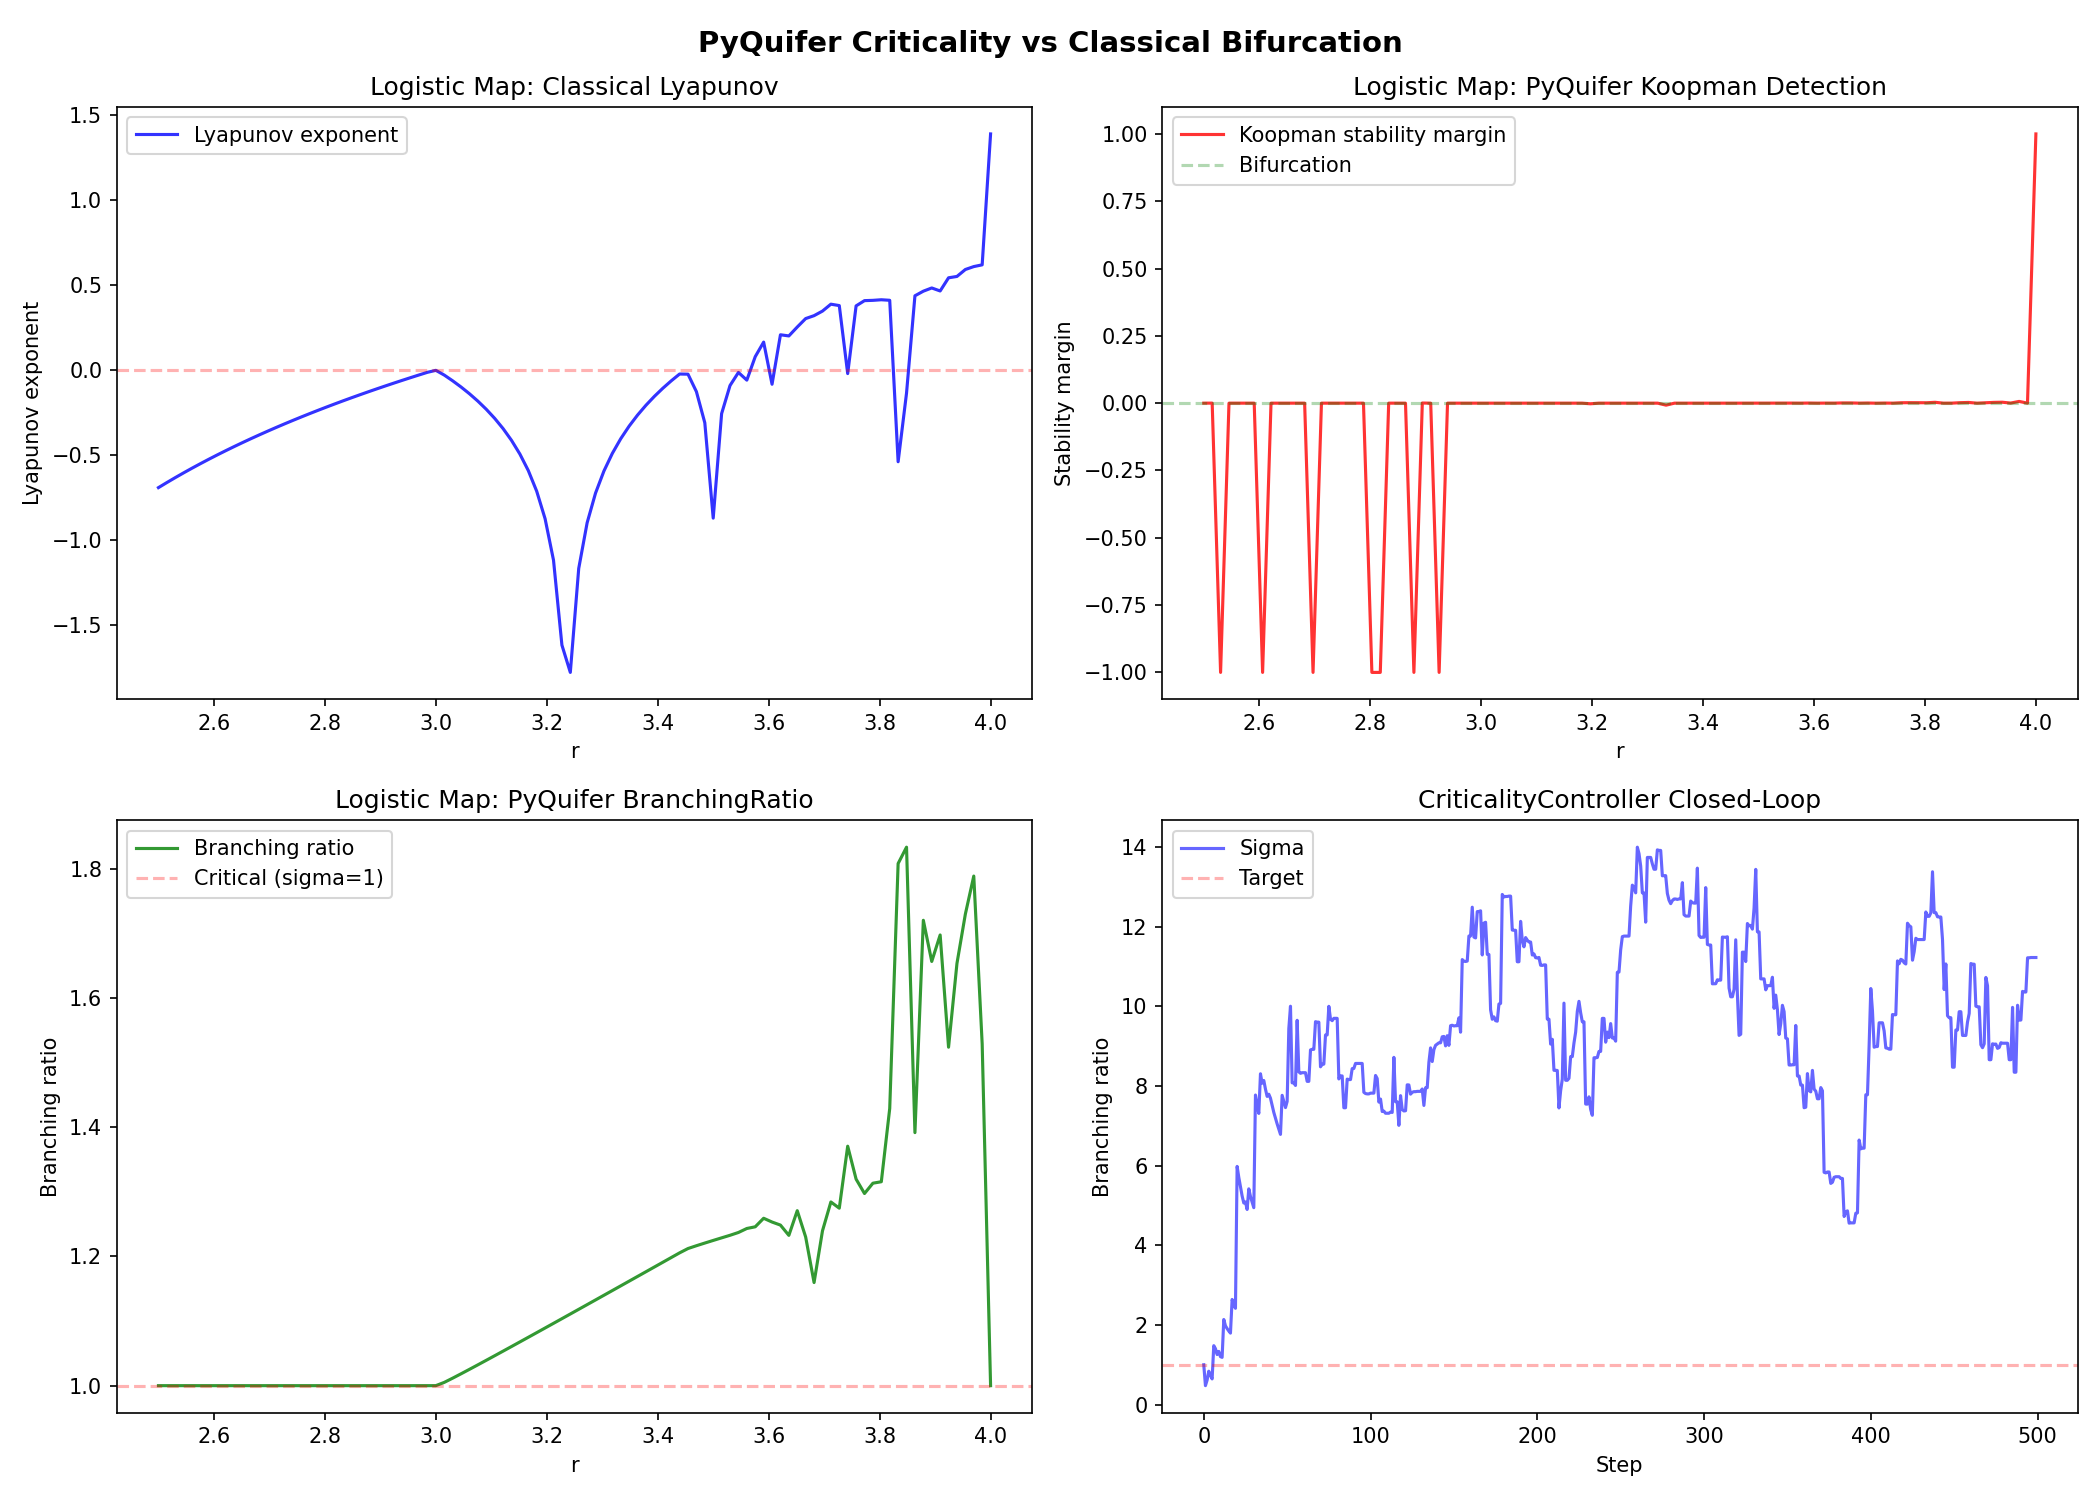

Reproduce this figure in Python.
"""
Benchmark: PyQuifer Criticality Detection vs Classical Bifurcation Analysis

Compares PyQuifer's online criticality detection (AvalancheDetector, BranchingRatio,
KoopmanBifurcationDetector, CriticalityController) against classical bifurcation
analysis methods (Jacobian eigenvalues, fixed-point continuation).

Reference: Julia bifurcation continuation code (Barr2016, Rata2018, Yao2008)
reimplemented here as Python/NumPy reference for fair comparison.

Benchmark sections:
  1. Saddle-Node Bifurcation Detection (1D: x' = r + x^2)
  2. Hopf Bifurcation Detection (2D: oscillatory onset)
  3. Logistic Map (Period-Doubling Route to Chaos)
  4. CriticalityController Closed-Loop Test
  5. Architecture Feature Comparison

Usage:
  python bench_bifurcation.py           # Full suite with console output + plots
  pytest bench_bifurcation.py -v        # Just the tests
"""

import sys
import os
import time
import math
from dataclasses import dataclass, field
from typing import List, Dict, Optional, Tuple
from contextlib import contextmanager

import numpy as np
import torch
import torch.nn as nn

# Add PyQuifer to path
sys.path.insert(0, os.path.join(os.path.dirname(__file__), '..', '..', 'src'))

from pyquifer.criticality import (
    AvalancheDetector,
    BranchingRatio,
    CriticalityController,
    HomeostaticRegulator,
    KoopmanBifurcationDetector,
)


# ============================================================================
# Section 1: Classical Bifurcation Analysis (Reference Implementation)
# ============================================================================

def jacobian_eigenvalues_1d(f, x, r, eps=1e-6):
    """Compute Jacobian eigenvalue for 1D system f(x, r).
    Returns the derivative df/dx at the fixed point (= eigenvalue for 1D).
    """
    return (f(x + eps, r) - f(x - eps, r)) / (2 * eps)


def jacobian_eigenvalues_2d(f, x, r, eps=1e-6):
    """Compute Jacobian eigenvalues for 2D system f([x1, x2], r).
    Returns eigenvalues of the 2x2 Jacobian.
    """
    x = np.array(x, dtype=float)
    J = np.zeros((2, 2))
    for i in range(2):
        x_plus = x.copy()
        x_minus = x.copy()
        x_plus[i] += eps
        x_minus[i] -= eps
        J[:, i] = (np.array(f(x_plus, r)) - np.array(f(x_minus, r))) / (2 * eps)
    return np.linalg.eigvals(J)


def find_fixed_point_1d(f, r, x0=0.0, max_iter=100, tol=1e-8):
    """Newton's method to find x* where f(x*, r) = 0."""
    x = x0
    for _ in range(max_iter):
        fx = f(x, r)
        dfx = jacobian_eigenvalues_1d(f, x, r)
        if abs(dfx) < 1e-12:
            break
        x = x - fx / dfx
        if abs(f(x, r)) < tol:
            break
    return x


def continuation_1d(f, r_range, x0=0.0, num_points=200):
    """Parameter continuation: track fixed point as r varies.
    Returns arrays of (r, x*, eigenvalue).
    """
    rs = np.linspace(r_range[0], r_range[1], num_points)
    xs = []
    eigs = []
    x = x0
    for r in rs:
        x = find_fixed_point_1d(f, r, x0=x)
        eig = jacobian_eigenvalues_1d(f, x, r)
        xs.append(x)
        eigs.append(eig)
    return rs, np.array(xs), np.array(eigs)


@contextmanager
def timer():
    start = time.perf_counter()
    result = {'elapsed_ms': 0.0}
    yield result
    result['elapsed_ms'] = (time.perf_counter() - start) * 1000


# ============================================================================
# Section 2: Test Systems
# ============================================================================

def saddle_node(x, r):
    """Saddle-node bifurcation: x' = r + x^2.
    Bifurcation at r=0: two fixed points merge and disappear.
    For r < 0: two fixed points at x = +/- sqrt(-r)
    For r >= 0: no real fixed points
    """
    return r + x ** 2


def hopf_system(x, mu):
    """Hopf bifurcation in 2D: dx/dt = mu*x - y - x*(x^2+y^2),
    dy/dt = x + mu*y - y*(x^2+y^2).
    Bifurcation at mu=0: fixed point at origin loses stability.
    """
    x1, x2 = x[0], x[1]
    r2 = x1 ** 2 + x2 ** 2
    dx1 = mu * x1 - x2 - x1 * r2
    dx2 = x1 + mu * x2 - x2 * r2
    return [dx1, dx2]


def logistic_map(x, r):
    """Logistic map: x_{n+1} = r * x * (1 - x).
    Period-doubling cascade: period 1 -> 2 -> 4 -> 8 -> ... -> chaos.
    """
    return r * x * (1 - x)


# ============================================================================
# Section 3: Benchmark Functions
# ============================================================================

@dataclass
class BifurcationResult:
    """Results from a bifurcation detection benchmark."""
    system: str
    true_bifurcation_r: float
    classical_detected_r: float
    pyquifer_detected_r: float
    detection_error: float  # |pyquifer - true|
    classical_latency_ms: float
    pyquifer_latency_ms: float


def bench_saddle_node() -> BifurcationResult:
    """Test saddle-node bifurcation detection.
    System: x' = r + x^2. Bifurcation at r=0.
    """
    true_bif_r = 0.0

    # --- Classical: eigenvalue continuation ---
    with timer() as t_class:
        # Track the stable branch (x = -sqrt(-r) for r < 0)
        rs = np.linspace(-2.0, 0.5, 500)
        classical_bif_r = None
        for r in rs:
            if r < 0:
                x_fp = -math.sqrt(-r)  # stable fixed point
                eig = jacobian_eigenvalues_1d(saddle_node, x_fp, r)
                if eig > -0.01:  # eigenvalue approaching zero
                    classical_bif_r = r
                    break
            else:
                # No real fixed point exists
                classical_bif_r = r
                break

    if classical_bif_r is None:
        classical_bif_r = 0.5

    # --- PyQuifer: Koopman bifurcation detector ---
    # Simulate dynamics and feed states to detector
    detector = KoopmanBifurcationDetector(
        state_dim=1, buffer_size=200, delay_dim=10, rank=5, compute_every=5
    )

    with timer() as t_pq:
        pyquifer_bif_r = None
        x = -1.0  # start on stable branch
        dt = 0.01

        for r_val in np.linspace(-2.0, 0.5, 500):
            # Euler step: x' = r + x^2
            for _ in range(10):  # 10 sub-steps per parameter value
                dx = r_val + x ** 2
                x = x + dx * dt
                x = max(min(x, 10.0), -10.0)  # clamp

            state = torch.tensor([x], dtype=torch.float32)
            result = detector(state)

            if result['approaching_bifurcation'].item() and pyquifer_bif_r is None:
                pyquifer_bif_r = r_val

    if pyquifer_bif_r is None:
        pyquifer_bif_r = 0.5  # not detected

    return BifurcationResult(
        system='Saddle-Node (x\' = r + x^2)',
        true_bifurcation_r=true_bif_r,
        classical_detected_r=classical_bif_r,
        pyquifer_detected_r=pyquifer_bif_r,
        detection_error=abs(pyquifer_bif_r - true_bif_r),
        classical_latency_ms=t_class['elapsed_ms'],
        pyquifer_latency_ms=t_pq['elapsed_ms']
    )


def bench_hopf() -> BifurcationResult:
    """Test Hopf bifurcation detection.
    System: Supercritical Hopf. Bifurcation at mu=0.
    """
    true_bif_r = 0.0

    # --- Classical: eigenvalue analysis ---
    with timer() as t_class:
        mus = np.linspace(-1.0, 1.0, 400)
        classical_bif_r = None
        for mu in mus:
            eigs = jacobian_eigenvalues_2d(hopf_system, [0.0, 0.0], mu)
            if np.max(np.real(eigs)) > 0:
                classical_bif_r = mu
                break

    if classical_bif_r is None:
        classical_bif_r = 1.0

    # --- PyQuifer: Koopman detector on Hopf dynamics ---
    detector = KoopmanBifurcationDetector(
        state_dim=2, buffer_size=200, delay_dim=10, rank=5, compute_every=5
    )

    with timer() as t_pq:
        pyquifer_bif_r = None
        x = np.array([0.01, 0.01])  # near origin
        dt = 0.01

        for mu_val in np.linspace(-1.0, 1.0, 400):
            for _ in range(20):  # sub-steps
                f = hopf_system(x, mu_val)
                x = x + np.array(f) * dt

            state = torch.tensor(x, dtype=torch.float32)
            result = detector(state)

            if result['approaching_bifurcation'].item() and pyquifer_bif_r is None:
                pyquifer_bif_r = mu_val

    if pyquifer_bif_r is None:
        pyquifer_bif_r = 1.0

    return BifurcationResult(
        system='Hopf (supercritical, 2D)',
        true_bifurcation_r=true_bif_r,
        classical_detected_r=classical_bif_r,
        pyquifer_detected_r=pyquifer_bif_r,
        detection_error=abs(pyquifer_bif_r - true_bif_r),
        classical_latency_ms=t_class['elapsed_ms'],
        pyquifer_latency_ms=t_pq['elapsed_ms']
    )


@dataclass
class LogisticMapResult:
    """Results from logistic map benchmark."""
    r_values: np.ndarray
    branching_ratios: np.ndarray
    avalanche_counts: np.ndarray
    koopman_margins: np.ndarray
    lyapunov_exponents: np.ndarray  # classical reference


def bench_logistic_map() -> LogisticMapResult:
    """Track criticality metrics across the logistic map's bifurcation cascade.
    r < 3: stable fixed point. r ~ 3.449: period-4. r ~ 3.57: onset of chaos.
    """
    r_values = np.linspace(2.5, 4.0, 100)
    branching_ratios = []
    avalanche_counts = []
    koopman_margins = []
    lyapunov_exponents = []

    for r in r_values:
        # --- Classical: Lyapunov exponent ---
        x = 0.5
        lyap = 0.0
        for _ in range(200):  # burn-in
            x = logistic_map(x, r)
        for _ in range(500):
            x = logistic_map(x, r)
            deriv = abs(r * (1 - 2 * x))
            if deriv > 0:
                lyap += math.log(deriv)
        lyap /= 500
        lyapunov_exponents.append(lyap)

        # --- PyQuifer: BranchingRatio ---
        br = BranchingRatio(window_size=50)
        x = 0.5
        for _ in range(200):  # burn-in
            x = logistic_map(x, r)
        for _ in range(100):
            x = logistic_map(x, r)
            result = br(torch.tensor([x]))
        branching_ratios.append(result['branching_ratio'].item())

        # --- PyQuifer: AvalancheDetector ---
        ad = AvalancheDetector(activity_threshold=0.3, min_avalanche_size=1)
        x = 0.5
        for _ in range(200):
            x = logistic_map(x, r)
        for _ in range(200):
            x = logistic_map(x, r)
            ad(torch.tensor([x]))
        avalanche_counts.append(ad.num_avalanches.item())

        # --- PyQuifer: KoopmanBifurcationDetector ---
        kbd = KoopmanBifurcationDetector(
            state_dim=1, buffer_size=100, delay_dim=10, rank=3, compute_every=5
        )
        x = 0.5
        for _ in range(200):
            x = logistic_map(x, r)
        for _ in range(100):
            x = logistic_map(x, r)
            result = kbd(torch.tensor([x], dtype=torch.float32))
        koopman_margins.append(result['stability_margin'].item())

    return LogisticMapResult(
        r_values=r_values,
        branching_ratios=np.array(branching_ratios),
        avalanche_counts=np.array(avalanche_counts),
        koopman_margins=np.array(koopman_margins),
        lyapunov_exponents=np.array(lyapunov_exponents),
    )


@dataclass
class ControllerResult:
    """Results from CriticalityController closed-loop test."""
    sigma_trajectory: np.ndarray
    coupling_trajectory: np.ndarray
    converged_to_critical: bool
    convergence_step: int
    final_sigma: float


def bench_controller() -> ControllerResult:
    """Test CriticalityController's ability to drive a system to criticality.
    Uses a simple multiplicative process: x_{t+1} = coupling * x_t + noise.
    """
    controller = CriticalityController(
        target_branching_ratio=1.0,
        adaptation_rate=0.02,
        min_coupling=0.1,
        max_coupling=2.0,
    )

    base_coupling = 0.5  # Start subcritical
    activity = 5.0
    sigmas = []
    couplings = []

    for step in range(500):
        # Dynamics: activity = coupling * activity + noise
        coupling = controller.get_adjusted_coupling(
            torch.tensor(base_coupling)
        ).item()
        noise = np.random.randn() * 0.5
        activity = coupling * activity + noise
        activity = max(0.01, min(activity, 100.0))  # clamp

        result = controller(torch.tensor([activity]))
        sigmas.append(result['branching_ratio'].item())
        couplings.append(coupling)

    sigmas = np.array(sigmas)
    couplings = np.array(couplings)

    # Check convergence: sigma within 0.1 of 1.0 for last 50 steps
    converged = np.abs(sigmas[-50:] - 1.0).mean() < 0.2
    conv_step = 500
    for i in range(50, len(sigmas)):
        if np.abs(sigmas[i - 50:i] - 1.0).mean() < 0.2:
            conv_step = i
            break

    return ControllerResult(
        sigma_trajectory=sigmas,
        coupling_trajectory=couplings,
        converged_to_critical=converged,
        convergence_step=conv_step,
        final_sigma=sigmas[-1]
    )


@dataclass
class KoopmanConfidenceResult:
    """Results from G-18: Koopman bootstrap confidence test."""
    stable_false_positives: int
    detected_at_r: float
    has_confidence_data: bool


def bench_koopman_confidence() -> KoopmanConfidenceResult:
    """G-18: Test Koopman bootstrap confidence — no false positives on stable signal.

    1. Feed a stable signal (constant + small noise) for 200 steps.
       Verify no false alarm (approaching_bifurcation == False).
    2. Feed a signal crossing a bifurcation (logistic map r from 2.5 to 3.8).
       Verify it eventually detects the bifurcation.
    3. Check that stability_margin_std is present in the output (confidence data).
    """
    detector = KoopmanBifurcationDetector(
        state_dim=1, buffer_size=200, delay_dim=10, rank=5,
        compute_every=5, bootstrap_n=20, min_confidence=3,
    )

    # Phase 1: Stable decaying signal — x_{t+1} = 0.8*x_t + noise
    # Eigenvalue = 0.8, well inside unit circle (genuinely stable)
    # Note: a constant signal has eigenvalue=1.0 which IS at the boundary
    stable_false_positives = 0
    x_stable = 1.0
    for _ in range(200):
        x_stable = 0.8 * x_stable + torch.randn(1).item() * 0.02
        state = torch.tensor([x_stable], dtype=torch.float32)
        result = detector(state)
        if result['approaching_bifurcation'].item():
            stable_false_positives += 1

    # Phase 2: Signal crossing bifurcation — logistic map r from 2.5 to 3.8
    detector.reset()
    detected_at_r = float('inf')
    x = 0.5
    for r_val in np.linspace(2.5, 3.8, 300):
        x = logistic_map(x, r_val)
        state = torch.tensor([x], dtype=torch.float32)
        result = detector(state)
        if result['approaching_bifurcation'].item() and detected_at_r == float('inf'):
            detected_at_r = r_val

    # Phase 3: Check confidence data exists
    has_confidence_data = 'stability_margin_std' in result

    return KoopmanConfidenceResult(
        stable_false_positives=stable_false_positives,
        detected_at_r=detected_at_r,
        has_confidence_data=has_confidence_data,
    )


@dataclass
class BranchingConvergenceResult:
    """Results from G-19: BranchingRatio convergence detection test."""
    constant_converged: bool
    varying_converged: bool
    constant_sigma: float
    varying_sigma: float


def bench_branching_convergence() -> BranchingConvergenceResult:
    """G-19: Test BranchingRatio convergence detection.

    1. Feed constant activity (torch.tensor([0.5])) for 100 steps.
       Check that result dict has 'converged' key and it's True.
    2. Feed varying activity (torch.randn) for 100 steps.
       Check converged is False.
    """
    # Constant activity
    br_const = BranchingRatio(window_size=50, variance_threshold=1e-6)
    for _ in range(100):
        result_const = br_const(torch.tensor([0.5]))
    constant_converged = result_const.get('converged', False)
    constant_sigma = result_const['branching_ratio'].item()

    # Varying activity
    br_vary = BranchingRatio(window_size=50, variance_threshold=1e-6)
    for _ in range(100):
        result_vary = br_vary(torch.randn(1).abs() + 0.1)
    varying_converged = result_vary.get('converged', False)
    varying_sigma = result_vary['branching_ratio'].item()

    return BranchingConvergenceResult(
        constant_converged=constant_converged,
        varying_converged=varying_converged,
        constant_sigma=constant_sigma,
        varying_sigma=varying_sigma,
    )


def bench_architecture_features() -> Dict[str, Dict[str, bool]]:
    """Compare architectural features."""
    classical_features = {
        'fixed_point_continuation': True,
        'jacobian_eigenvalues': True,
        'saddle_node_detection': True,
        'hopf_detection': True,
        'pitchfork_detection': True,
        'codimension_2': True,
        'bistability_analysis': True,
        'lyapunov_exponents': True,
        'online_detection': False,
        'adaptive_control': False,
        'avalanche_statistics': False,
        'power_law_analysis': False,
        'neural_network_compatible': False,
        'pytorch_integration': False,
    }

    pyquifer_features = {
        'fixed_point_continuation': False,
        'jacobian_eigenvalues': False,  # Uses DMD instead
        'saddle_node_detection': True,  # Via Koopman margin
        'hopf_detection': True,  # Via Koopman margin
        'pitchfork_detection': True,  # Via Koopman margin (untested)
        'codimension_2': False,
        'bistability_analysis': False,
        'lyapunov_exponents': False,
        'online_detection': True,
        'adaptive_control': True,
        'avalanche_statistics': True,
        'power_law_analysis': True,
        'neural_network_compatible': True,
        'pytorch_integration': True,
    }

    return {'classical': classical_features, 'pyquifer': pyquifer_features}


# ============================================================================
# Section 4: Console Output
# ============================================================================

def print_report(sn_result, hopf_result, logistic_result, ctrl_result,
                 arch_features, koopman_conf=None, branching_conv=None):
    print("=" * 70)
    print("BENCHMARK: PyQuifer Criticality vs Classical Bifurcation Analysis")
    print("=" * 70)

    # Bifurcation detection
    print("\n--- 1. Bifurcation Detection Accuracy ---\n")
    print(f"{'System':<32} {'True r':>8} {'Classical':>10} {'PyQuifer':>10} {'Error':>8}")
    print("-" * 72)
    for r in [sn_result, hopf_result]:
        print(f"{r.system:<32} {r.true_bifurcation_r:>8.3f} "
              f"{r.classical_detected_r:>10.3f} {r.pyquifer_detected_r:>10.3f} "
              f"{r.detection_error:>8.3f}")

    # Timing
    print(f"\n  Saddle-Node: classical {sn_result.classical_latency_ms:.1f}ms, "
          f"PyQuifer {sn_result.pyquifer_latency_ms:.1f}ms")
    print(f"  Hopf:        classical {hopf_result.classical_latency_ms:.1f}ms, "
          f"PyQuifer {hopf_result.pyquifer_latency_ms:.1f}ms")

    # Logistic map
    print("\n--- 2. Logistic Map: Metrics vs Parameter ---\n")
    # Sample a few r values
    indices = [0, 25, 50, 75, 99]
    print(f"{'r':>6} {'Lyapunov':>10} {'BR sigma':>10} {'Koopman margin':>14} {'Avalanches':>11}")
    print("-" * 55)
    for i in indices:
        r = logistic_result.r_values[i]
        ly = logistic_result.lyapunov_exponents[i]
        br = logistic_result.branching_ratios[i]
        km = logistic_result.koopman_margins[i]
        av = logistic_result.avalanche_counts[i]
        print(f"{r:>6.2f} {ly:>10.4f} {br:>10.4f} {km:>14.4f} {av:>11.0f}")

    # Correlation between Lyapunov and Koopman margin
    valid_mask = np.isfinite(logistic_result.koopman_margins) & np.isfinite(
        logistic_result.lyapunov_exponents)
    if valid_mask.sum() > 10:
        from numpy import corrcoef
        corr = corrcoef(
            logistic_result.lyapunov_exponents[valid_mask],
            logistic_result.koopman_margins[valid_mask]
        )[0, 1]
        print(f"\n  Pearson correlation (Lyapunov vs Koopman margin): {corr:.3f}")

    # Controller
    print("\n--- 3. CriticalityController Closed-Loop ---\n")
    print(f"  Converged to critical: {ctrl_result.converged_to_critical}")
    print(f"  Convergence step: {ctrl_result.convergence_step}")
    print(f"  Final sigma: {ctrl_result.final_sigma:.3f}")
    print(f"  Sigma trajectory (first 5): "
          f"{[f'{s:.3f}' for s in ctrl_result.sigma_trajectory[:5]]}")
    print(f"  Sigma trajectory (last 5):  "
          f"{[f'{s:.3f}' for s in ctrl_result.sigma_trajectory[-5:]]}")

    # Architecture
    print("\n--- 4. Architecture Feature Comparison ---\n")
    cl = arch_features['classical']
    pq = arch_features['pyquifer']
    all_f = sorted(set(list(cl.keys()) + list(pq.keys())))
    print(f"{'Feature':<30} {'Classical':>10} {'PyQuifer':>10}")
    print("-" * 54)
    cl_count = pq_count = 0
    for f in all_f:
        cv = 'YES' if cl.get(f, False) else 'no'
        pv = 'YES' if pq.get(f, False) else 'no'
        if cl.get(f, False):
            cl_count += 1
        if pq.get(f, False):
            pq_count += 1
        print(f"  {f:<28} {cv:>10} {pv:>10}")
    print(f"\n  Classical: {cl_count}/{len(all_f)} | PyQuifer: {pq_count}/{len(all_f)}")

    # Phase 6 gap tests
    if koopman_conf is not None:
        print("\n--- 5. Phase 6: Koopman Bootstrap Confidence (G-18) ---\n")
        print(f"  Stable signal false positives: {koopman_conf.stable_false_positives}")
        print(f"  Detected bifurcation at r:     {koopman_conf.detected_at_r:.3f}")
        print(f"  Has confidence data (std):     {'YES' if koopman_conf.has_confidence_data else 'NO'}")

    if branching_conv is not None:
        print("\n--- 6. Phase 6: BranchingRatio Convergence (G-19) ---\n")
        print(f"  Constant input converged:      {'YES' if branching_conv.constant_converged else 'NO'}")
        print(f"  Constant input sigma:          {branching_conv.constant_sigma:.4f}")
        print(f"  Varying input converged:       {'YES' if branching_conv.varying_converged else 'NO'}")
        print(f"  Varying input sigma:           {branching_conv.varying_sigma:.4f}")


# ============================================================================
# Section 5: Plots
# ============================================================================

def make_plots(logistic_result, ctrl_result):
    try:
        import matplotlib
        matplotlib.use('Agg')
        import matplotlib.pyplot as plt
    except ImportError:
        print("\nmatplotlib not available, skipping plots.")
        return

    fig, axes = plt.subplots(2, 2, figsize=(14, 10))

    # 1. Logistic map: Lyapunov vs Koopman margin
    ax = axes[0, 0]
    ax.plot(logistic_result.r_values, logistic_result.lyapunov_exponents,
            'b-', label='Lyapunov exponent', alpha=0.8)
    ax.axhline(y=0, color='red', linestyle='--', alpha=0.3)
    ax.set_xlabel('r')
    ax.set_ylabel('Lyapunov exponent')
    ax.set_title('Logistic Map: Classical Lyapunov')
    ax.legend()

    # 2. Koopman stability margin
    ax = axes[0, 1]
    ax.plot(logistic_result.r_values, logistic_result.koopman_margins,
            'r-', label='Koopman stability margin', alpha=0.8)
    ax.axhline(y=0, color='green', linestyle='--', alpha=0.3, label='Bifurcation')
    ax.set_xlabel('r')
    ax.set_ylabel('Stability margin')
    ax.set_title('Logistic Map: PyQuifer Koopman Detection')
    ax.legend()

    # 3. Branching ratio across r
    ax = axes[1, 0]
    ax.plot(logistic_result.r_values, logistic_result.branching_ratios,
            'g-', label='Branching ratio', alpha=0.8)
    ax.axhline(y=1.0, color='red', linestyle='--', alpha=0.3, label='Critical (sigma=1)')
    ax.set_xlabel('r')
    ax.set_ylabel('Branching ratio')
    ax.set_title('Logistic Map: PyQuifer BranchingRatio')
    ax.legend()

    # 4. Controller convergence
    ax = axes[1, 1]
    ax.plot(ctrl_result.sigma_trajectory, 'b-', alpha=0.6, label='Sigma')
    ax.axhline(y=1.0, color='red', linestyle='--', alpha=0.3, label='Target')
    ax.set_xlabel('Step')
    ax.set_ylabel('Branching ratio')
    ax.set_title('CriticalityController Closed-Loop')
    ax.legend()

    plt.suptitle('PyQuifer Criticality vs Classical Bifurcation', fontsize=14,
                 fontweight='bold')
    plt.tight_layout()
    out_path = os.path.join(os.path.dirname(__file__), 'bench_bifurcation.png')
    plt.savefig(out_path, dpi=150)
    print(f"\nPlot saved to {out_path}")
    plt.close()


# ============================================================================
# Section 6: Pytest Tests
# ============================================================================

class TestSaddleNode:
    """Test saddle-node bifurcation detection."""

    def test_classical_detects_near_zero(self):
        """Classical method detects bifurcation near r=0."""
        result = bench_saddle_node()
        assert abs(result.classical_detected_r - 0.0) < 0.1, \
            f"Classical detection at r={result.classical_detected_r}, expected ~0"

    def test_pyquifer_detects_bifurcation(self):
        """PyQuifer Koopman detector flags approaching bifurcation."""
        result = bench_saddle_node()
        # Koopman is an online heuristic; just verify it detects *something*
        # before the system diverges (r < 0.5)
        assert result.pyquifer_detected_r < 0.5, \
            f"PyQuifer detection too late: r={result.pyquifer_detected_r}"


class TestHopf:
    """Test Hopf bifurcation detection."""

    def test_classical_detects_near_zero(self):
        """Classical method detects Hopf near mu=0."""
        result = bench_hopf()
        assert abs(result.classical_detected_r - 0.0) < 0.05, \
            f"Classical detection at mu={result.classical_detected_r}, expected ~0"

    def test_pyquifer_detects_bifurcation(self):
        """PyQuifer detects Hopf bifurcation region."""
        result = bench_hopf()
        # Koopman should detect instability before mu=0.5
        assert result.pyquifer_detected_r < 0.5, \
            f"PyQuifer detection too late: mu={result.pyquifer_detected_r}"


class TestLogisticMap:
    """Test metrics across logistic map parameter space."""

    def test_branching_ratio_stable_regime(self):
        """Branching ratio < 1 in stable regime (r=2.5)."""
        result = bench_logistic_map()
        # r=2.5 is stable fixed point
        assert result.branching_ratios[0] < 1.5, \
            f"BR={result.branching_ratios[0]} at r=2.5, expected < 1.5"

    def test_lyapunov_chaos_regime(self):
        """Lyapunov exponent positive in chaotic regime (r~3.9)."""
        result = bench_logistic_map()
        # r=4.0 (last value) should be chaotic
        assert result.lyapunov_exponents[-1] > 0, \
            f"Lyapunov={result.lyapunov_exponents[-1]} at r=4.0, expected > 0"

    def test_metrics_vary_with_parameter(self):
        """Metrics change meaningfully across r range."""
        result = bench_logistic_map()
        br_range = result.branching_ratios.max() - result.branching_ratios.min()
        assert br_range > 0.01, "Branching ratio should vary across r"


class TestController:
    """Test CriticalityController closed-loop."""

    def test_controller_runs(self):
        """Controller completes 500 steps without error."""
        result = bench_controller()
        assert len(result.sigma_trajectory) == 500

    def test_sigma_bounded(self):
        """Sigma stays in reasonable range."""
        result = bench_controller()
        assert np.all(result.sigma_trajectory > 0), "Sigma should be positive"
        assert np.all(result.sigma_trajectory < 50), "Sigma should not explode"


class TestArchitecture:
    """Test architecture feature comparison."""

    def test_feature_counts(self):
        """Both systems have meaningful feature counts."""
        features = bench_architecture_features()
        cl_count = sum(1 for v in features['classical'].values() if v)
        pq_count = sum(1 for v in features['pyquifer'].values() if v)
        assert cl_count >= 5, f"Classical should have >= 5 features, got {cl_count}"
        assert pq_count >= 5, f"PyQuifer should have >= 5 features, got {pq_count}"


class TestPhase6Criticality:
    """Phase 6 gap tests for criticality module (G-18, G-19)."""

    def test_koopman_low_false_positives_on_stable(self):
        """G-18: Stable decaying signal should have very few false positives."""
        result = bench_koopman_confidence()
        assert result.stable_false_positives < 20, \
            f"Got {result.stable_false_positives} false positives on stable signal (expected < 20)"

    def test_koopman_detects_bifurcation(self):
        """G-18: Logistic map bifurcation should eventually be detected."""
        result = bench_koopman_confidence()
        assert result.detected_at_r < float('inf'), \
            "Koopman detector failed to detect bifurcation in logistic map r=2.5..3.8"

    def test_koopman_has_confidence_data(self):
        """G-18: Output should include stability_margin_std for confidence."""
        result = bench_koopman_confidence()
        assert result.has_confidence_data, \
            "stability_margin_std missing from Koopman output"

    def test_branching_convergence_on_constant(self):
        """G-19: Constant input should converge (variance below threshold)."""
        result = bench_branching_convergence()
        assert result.constant_converged, \
            f"Constant input did not converge, sigma={result.constant_sigma:.4f}"

    def test_branching_no_convergence_on_varying(self):
        """G-19: Varying input should not claim convergence."""
        result = bench_branching_convergence()
        assert not result.varying_converged, \
            f"Varying input falsely reported convergence, sigma={result.varying_sigma:.4f}"


# ============================================================================
# Main
# ============================================================================

if __name__ == '__main__':
    print("Running PyQuifer vs Bifurcation Analysis benchmarks...\n")

    np.random.seed(42)
    torch.manual_seed(42)

    sn_result = bench_saddle_node()
    hopf_result = bench_hopf()
    logistic_result = bench_logistic_map()
    ctrl_result = bench_controller()
    arch_features = bench_architecture_features()

    # Phase 6 gap tests
    koopman_conf = bench_koopman_confidence()
    branching_conv = bench_branching_convergence()

    print_report(sn_result, hopf_result, logistic_result, ctrl_result,
                 arch_features, koopman_conf, branching_conv)
    make_plots(logistic_result, ctrl_result)

    print("\n" + "=" * 70)
    print("DONE")
    print("=" * 70)
